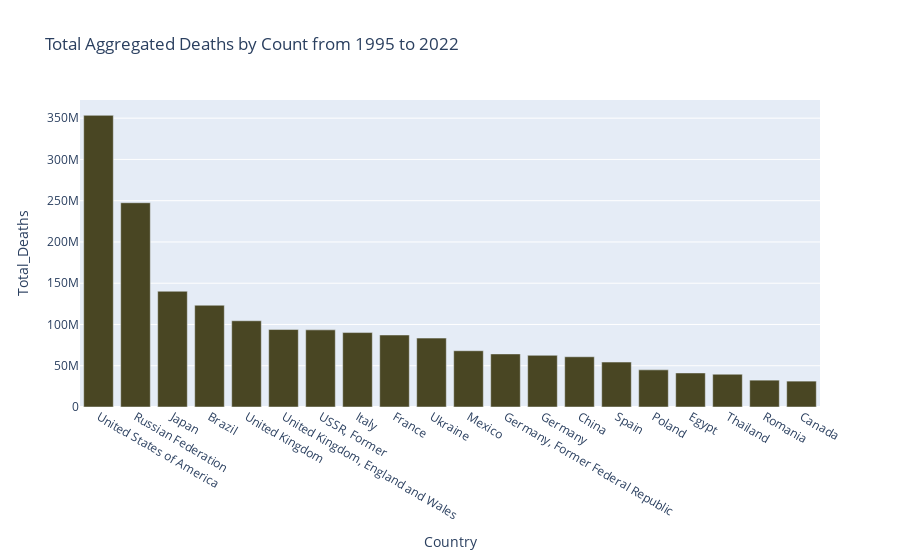

Source (notebook cell):
### Markdown cell above
### Total Aggregated Deaths by Country from 1995 to 2022

### Code cell
import plotly.express as px
color_discrete_sequence = ['#494623'] * len(deaths_grouped)
fig = px.bar(deaths_grouped, x = deaths_grouped['Country'], y = deaths_grouped['Total_Deaths'], title = 'Total Aggregated Deaths by Count from 1995 to 2022',
            color_discrete_sequence = color_discrete_sequence)
fig.update_traces(texttemplate = '%{text:.4s}', textposition = 'outside')
fig.update_layout(uniformtext_minsize = 10, uniformtext_mode = 'hide' )
fig.show()

### Figure 1 — Plotly figure (JSON) as saved in the notebook; plotly's stock layout.template omitted (floating-point values rounded to 4 significant figures)
{"data": [{"alignmentgroup": "True", "hovertemplate": "Country=%{x}<br>Total_Deaths=%{y}<extra></extra>", "legendgroup": "", "marker": {"color": "#494623", "pattern": {"shape": ""}}, "name": "", "offsetgroup": "", "orientation": "v", "showlegend": false, "textposition": "outside", "texttemplate": "%{text:.4s}", "type": "bar", "x": ["United States of America", "Russian Federation", "Japan", "Brazil", "United Kingdom", "United Kingdom, England and Wales", "USSR, Former", "Italy", "France", "Ukraine", "Mexico", "Germany, Former Federal Republic", "Germany", "China", "Spain", "Poland", "Egypt", "Thailand", "Romania", "Canada"], "xaxis": "x", "y": [353413616, 247516071, 140261484, 123306019, 104489404, 93869081, 93459999, 90188454, 87232829, 83472787, 68170399, 64311700, 62595994, 60861376, 54446428, 45021394, 41252414, 39717667, 32531264, 31358857], "yaxis": "y"}], "layout": {"barmode": "relative", "legend": {"tracegroupgap": 0}, "title": {"text": "Total Aggregated Deaths by Count from 1995 to 2022"}, "uniformtext": {"minsize": 10, "mode": "hide"}, "xaxis": {"anchor": "y", "domain": [0, 1], "title": {"text": "Country"}}, "yaxis": {"anchor": "x", "domain": [0, 1], "title": {"text": "Total_Deaths"}}}}
